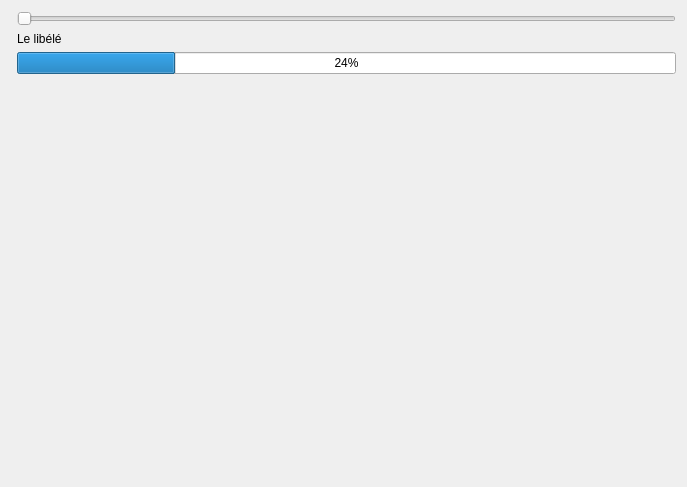
<?xml version="1.0" encoding="UTF-8"?>
<ui version="4.0">
 <class>WidgetPrincipal</class>
 <widget class="QWidget" name="WidgetPrincipal">
  <property name="geometry">
   <rect>
    <x>0</x>
    <y>0</y>
    <width>687</width>
    <height>487</height>
   </rect>
  </property>
  <property name="windowTitle">
   <string>Feêtre principale</string>
  </property>
  <property name="windowIcon">
   <iconset>
    <normaloff>editeur/icones/png/002-gmail.png</normaloff>editeur/icones/png/002-gmail.png</iconset>
  </property>
  <property name="toolTip">
   <string>&lt;html&gt;&lt;head/&gt;&lt;body&gt;&lt;p&gt;Fénêtre principale&lt;/p&gt;&lt;/body&gt;&lt;/html&gt;</string>
  </property>
  <layout class="QFormLayout" name="formLayout_2">
   <item row="5" column="1">
    <widget class="QSlider" name="horizontalSlider">
     <property name="orientation">
      <enum>Qt::Horizontal</enum>
     </property>
    </widget>
   </item>
   <item row="6" column="1">
    <widget class="QLabel" name="label">
     <property name="text">
      <string>Le libélé</string>
     </property>
    </widget>
   </item>
   <item row="7" column="1">
    <widget class="QProgressBar" name="progressBar">
     <property name="value">
      <number>24</number>
     </property>
    </widget>
   </item>
   <item row="8" column="1">
    <spacer name="verticalSpacer">
     <property name="orientation">
      <enum>Qt::Vertical</enum>
     </property>
     <property name="sizeHint" stdset="0">
      <size>
       <width>20</width>
       <height>350</height>
      </size>
     </property>
    </spacer>
   </item>
  </layout>
 </widget>
 <resources/>
 <connections/>
</ui>
